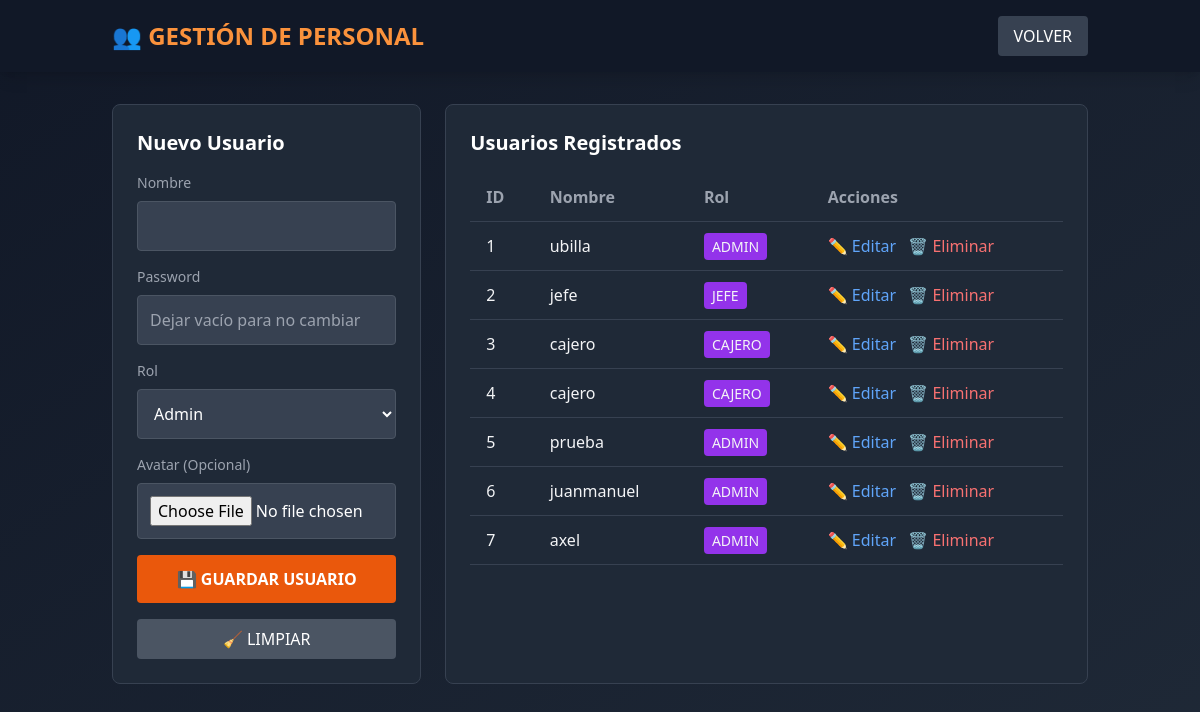
/usuarios.php (signed in), run on the app's committed database.
### tables this page shows
CREATE TABLE `usuarios` (
  `id` int(11) NOT NULL AUTO_INCREMENT,
  `nombre` varchar(100) DEFAULT NULL,
  `password` varchar(255) DEFAULT NULL,
  `rol` enum('admin','jefe','cajero') NOT NULL DEFAULT 'cajero',
  `empresa_id` int(11) NOT NULL,
  `rol_cajero` tinyint(1) NOT NULL DEFAULT 0,
  `permiso_presupuestos` text DEFAULT 'ver,crear,editar,eliminar,aprobar,imprimir',
  PRIMARY KEY (`id`)
);

### config.php (called while the page is built, shortened)
<?php
function getDB() {
    try {
        $pdo = new PDO("mysql:host=".DB_HOST.";dbname=".DB_NAME.";charset=utf8mb4", DB_USER, DB_PASS);
        $pdo->setAttribute(PDO::ATTR_ERRMODE, PDO::ERRMODE_EXCEPTION);
        $pdo->setAttribute(PDO::ATTR_DEFAULT_FETCH_MODE, PDO::FETCH_ASSOC);
        return $pdo;
    } catch(PDOException $e) {
        die("Error de conexión: " . $e->getMessage());
    }
}
function query($sql, $params = []) {
    $db = getDB();
    $stmt = $db->prepare($sql);
    $stmt->execute($params);
    return $stmt;
}
function fetchAll($sql, $params = []) {
    $stmt = query($sql, $params);
    return $stmt->fetchAll();
}
function getUser() {
    return [
        'id' => $_SESSION['user_id'] ?? null,
        'nombre' => $_SESSION['user_nombre'] ?? '',
        'rol' => $_SESSION['user_rol'] ?? '',
        'empresa_id' => $_SESSION['empresa_id'] ?? null
    ];
}

### usuarios.php (the view, shortened to what this page needs)
<?php
require_once 'config.php';
$user = getUser();
$empresa_id = $user['empresa_id'];
$usuarios = fetchAll("SELECT id, nombre, rol FROM usuarios WHERE empresa_id = ?", [$empresa_id]);
?>
<!DOCTYPE html>
<html lang="es">
<head>
    <script src="https://cdn.tailwindcss.com"></script>
</head>
<body class="min-h-screen bg-gradient-to-br from-gray-900 to-gray-800 text-gray-100">
    <header class="bg-gray-900 shadow-lg">
        <div class="container mx-auto px-6 py-4 flex justify-between items-center">
            <h1 class="text-2xl font-bold text-orange-400">👥 GESTIÓN DE PERSONAL</h1>
            <a href="dashboard.php" class="bg-gray-700 hover:bg-gray-600 text-white px-4 py-2 rounded">VOLVER</a>
        </div>
    </header>
    <main class="container mx-auto px-6 py-8">
        <div class="grid grid-cols-1 lg:grid-cols-3 gap-6">
            <div class="bg-gray-800 rounded-lg border border-gray-700 p-6">
                <h3 class="text-xl font-bold text-white mb-4" id="formTitle">Nuevo Usuario</h3>
                <form method="POST" id="usuarioForm" enctype="multipart/form-data">
                    <div class="space-y-4">
                        <div>
                            <label class="block text-gray-400 text-sm mb-2">Nombre</label>
                            <input type="text" name="nombre" id="nombre" required
                                   class="w-full bg-gray-700 text-white p-3 rounded border border-gray-600">
                        </div>
                        <div>
                            <label class="block text-gray-400 text-sm mb-2">Password</label>
                            <input type="password" name="password" id="password"
                                   class="w-full bg-gray-700 text-white p-3 rounded border border-gray-600"
                                   placeholder="Dejar vacío para no cambiar">
                        </div>
                        <div>
                            <label class="block text-gray-400 text-sm mb-2">Rol</label>
                            <select name="rol" id="rol" required
                                    class="w-full bg-gray-700 text-white p-3 rounded border border-gray-600">
                                <option value="admin">Admin</option>
                            </select>
                        </div>
                        <div>
                            <label class="block text-gray-400 text-sm mb-2">Avatar (Opcional)</label>
                            <input type="file" name="avatar" accept="image/*"
                                   class="w-full bg-gray-700 text-white p-3 rounded border border-gray-600">
                        </div>
                        <button type="submit" class="w-full bg-orange-600 hover:bg-orange-700 text-white py-3 rounded font-bold">
                            💾 GUARDAR USUARIO
                        </button>
                        <button type="button" onclick="limpiarFormulario()" class="w-full bg-gray-600 hover:bg-gray-700 text-white py-2 rounded">
                            🧹 LIMPIAR
                        </button>
                    </div>
                </form>
            </div>
            <div class="lg:col-span-2 bg-gray-800 rounded-lg border border-gray-700 p-6">
                <h3 class="text-xl font-bold text-white mb-4">Usuarios Registrados</h3>
                <table class="w-full">
                    <thead>
                        <tr class="border-b border-gray-700">
                            <th class="text-left py-3 px-4 text-gray-400">ID</th>
                            <th class="text-left py-3 px-4 text-gray-400">Nombre</th>
                            <th class="text-left py-3 px-4 text-gray-400">Rol</th>
                            <th class="text-left py-3 px-4 text-gray-400">Acciones</th>
                        </tr>
                    </thead>
                    <tbody>
                        <?php foreach ($usuarios as $u): ?>
                        <tr class="border-b border-gray-700 hover:bg-gray-700">
                            <td class="py-3 px-4"><?= $u['id'] ?></td>
                            <td class="py-3 px-4"><?= htmlspecialchars($u['nombre']) ?></td>
                            <td class="py-3 px-4"><span class="bg-purple-600 px-2 py-1 rounded text-sm"><?= strtoupper($u['rol']) ?></span></td>
                            <td class="py-3 px-4">
                                <button onclick="editarUsuario(<?= $u['id'] ?>, '<?= htmlspecialchars($u['nombre']) ?>', '<?= $u['rol'] ?>')"
                                        class="text-blue-400 hover:text-blue-300 mr-2">✏️ Editar</button>
                                <button onclick="eliminarUsuario(<?= $u['id'] ?>, '<?= htmlspecialchars($u['nombre']) ?>')"
                                        class="text-red-400 hover:text-red-300">🗑️ Eliminar</button>
                            </td>
                        </tr>
                        <?php endforeach; ?>
                    </tbody>
                </table>
            </div>
        </div>
    </main>
</body>
</html>

### data on the page
usuarios: id "1", nombre "ubilla", rol "ADMIN"
usuarios: id "2", nombre "jefe", rol "JEFE"
usuarios: id "3", nombre "cajero", rol "CAJERO"
usuarios: id "4", nombre "cajero", rol "CAJERO"
usuarios: id "5", nombre "prueba", rol "ADMIN"
usuarios: id "6", nombre "juanmanuel", rol "ADMIN"
usuarios: id "7", nombre "axel", rol "ADMIN"
